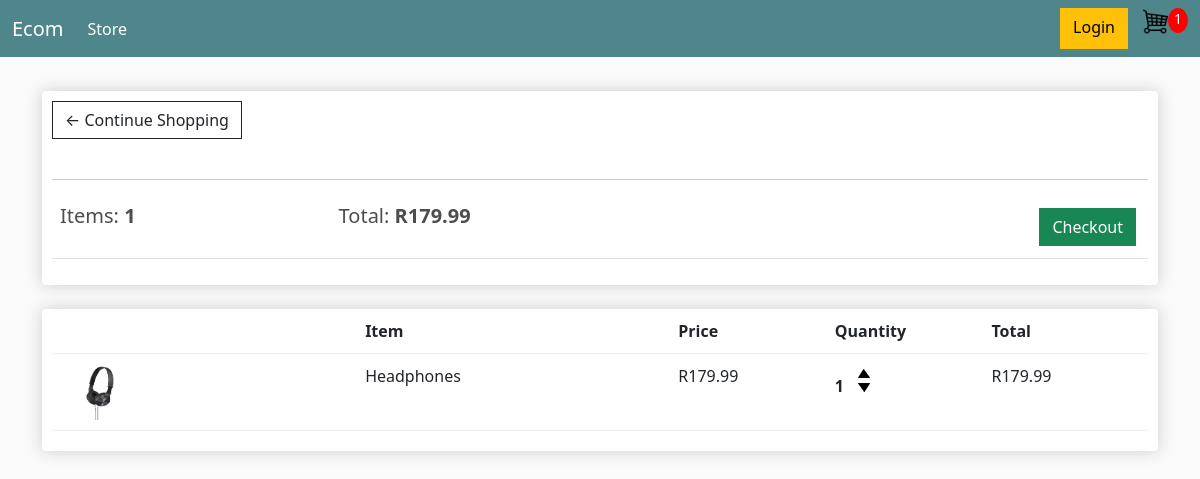
The page /cart/ (signed in) on the database as committed earlier.
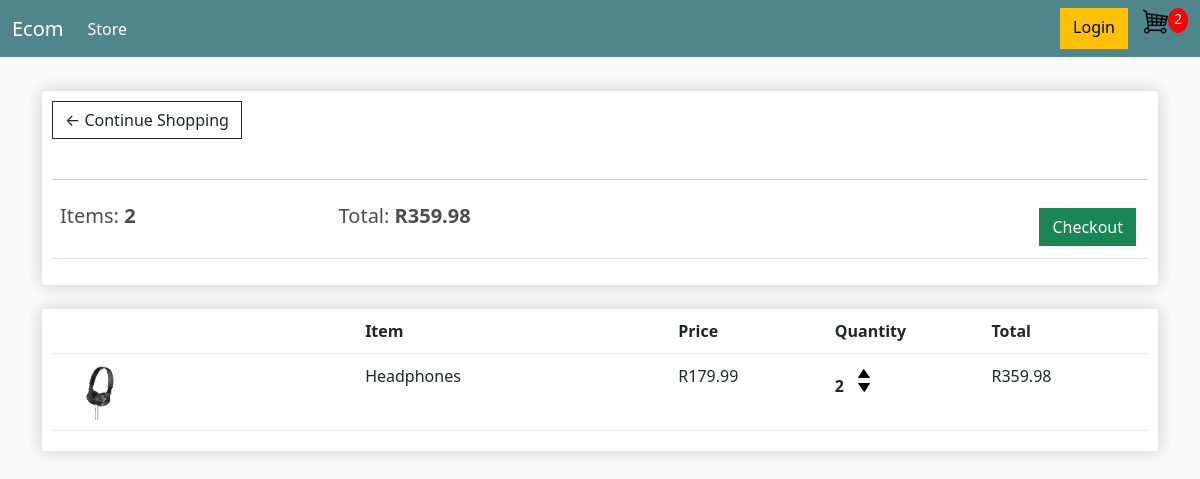
The same page on the database as committed later.
### store/models.py (models this page shows, shortened)
class Order(models.Model):
  customer = models.ForeignKey(Customer, on_delete=models.SET_NULL, null=True, blank=True)
  date_ordered = models.DateTimeField(auto_now_add=True)
  complete = models.BooleanField(default=False, null=True, blank=False)
  transaction_id = models.CharField(max_length=100, null=True)
  @property
  def get_cart_total(self):
    orderitems: OrderItem = self.orderitem_set.all()
    total = sum([item.get_total for item in orderitems])
    return total
  @property
  def get_cart_items(self):
    orderitems = self.orderitem_set.all()
    total = sum([item.quantity for item in orderitems])
    return total

class OrderItem(models.Model):
  product = models.ForeignKey(Product, on_delete=models.SET_NULL, blank=True, null=True)
  order = models.ForeignKey(Order, on_delete=models.SET_NULL, blank=True, null=True)
  quantity = models.IntegerField(default=0, null=True, blank=True)
  date_added = models.DateTimeField(auto_now_add=True)
  @property
  def get_total(self):
    total = self.product.price * self.quantity
    return total

class Product(models.Model):
  name = models.CharField(max_length=255, null=True)
  price = models.DecimalField(max_digits=10, decimal_places=2)
  digital = models.BooleanField(default=False, null=True, blank=True)
  image = models.ImageField(null=True, blank=True)
  @property
  def imageUrl(self):
    imageUrl = self.image.url
    try:
      url = imageUrl
    except:
      url = ''
    return url

### store/views.py (the view)
# urls.py: path('cart/', views.cart, name='cart'),
def cart(request):
  data = cartData(request)
  items = data['items']
  order = data['order']
  cartItems = data['cartItems']
  context ={'items': items, 'order': order, 'cartItems': cartItems}
  return render(request, 'store/cart.html', context)

### store/utils.py (called while the page is built)
def cartData(request):
  if request.user.is_authenticated:
    customer = request.user.customer
    order, created = Order.objects.get_or_create(customer=customer, complete=False)
    items = order.orderitem_set.all()
    cartItems = order.get_cart_items
  else:
    cookieData = cookieCart(request)
    cartItems = cookieData['cartItems']
    order = cookieData['order']
    items = cookieData['items']
  return {'cartItems': cartItems, 'order': order, 'items': items}

### store/templates/store/cart.html (shortened to what this page needs)
{% extends 'store/main.html' %}
{% load static %}
{% block content %}
<div class="row">
  <div class="col-lg-12">
    <div class="box-element">
      <a href="{% url 'store' %}" class="btn btn-outline-dark">&#x2190; Continue Shopping</a>
      <br>
      <br>
      <hr>
      <table class="table">
        <tr>
          <th>
            <h5>Items: <strong>{{order.get_cart_items}}</strong></h5>
          </th>
          <th>
            <h5>Total: <strong>R{{order.get_cart_total}}</strong></h5>
          </th>
          <th>
            <a class="btn btn-success" style="float: right; margin: 0.25rem" href="{% url 'checkout' %}">Checkout</a>
          </th>
        </tr>
      </table>
    </div>
    <br>
    <div class="box-element">
      <div class="cart-row">
        <div style="flex:2"></div>
        <div style="flex:2"><strong>Item</strong></div>
        <div style="flex:1"><strong>Price</strong></div>
        <div style="flex:1"><strong>Quantity</strong></div>
        <div style="flex:1"><strong>Total</strong></div>
      </div>
      {% for item in items %}
      <div class="cart-row">
        <div style="flex:2"><img class="row-image" src="{{item.product.imageUrl}}" alt=""></div>
        <div style="flex:2">{{item.product.name}}</div>
        <div style="flex:1">R{{item.product.price}}</div>
        <div style="flex:1">
          <p class="quantity">{{item.quantity}}</p>
          <div class="quantity">
            <img data-product="{{item.product.id}}" data-action="add" class="chg-quantity update-cart"
              src="{% static 'images/arrow-up.png' %}" alt="">
            <img data-product="{{item.product.id}}" data-action="remove" class="chg-quantity update-cart"
              src="{% static 'images/arrow-down.png' %}" alt="">
          </div>
        </div>
        <div style="flex:1">R{{item.get_total}}</div>
      </div>
      {% endfor %}
    </div>
  </div>
</div>
{% endblock content %}

### store/templates/store/main.html (shortened to what this page needs)
<!DOCTYPE html>
{% load static %}
<html lang="en">
<head>
  <link href="https://cdn.jsdelivr.net/npm/bootstrap@5.2.0/dist/css/bootstrap.min.css" rel="stylesheet"
>
  <link rel="stylesheet" href="{% static 'css/main.css' %}">
</head>
<body>
  <nav class="navbar navbar-expand-lg navbar-dark bg-dark">
    <div class="container-fluid">
      <a class="navbar-brand" href="{% url 'store' %}">Ecom</a>
      <div class="collapse navbar-collapse" id="navbarSupportedContent">
        <ul class="navbar-nav me-auto mb-2 mb-lg-0">
          <li class="nav-item">
            <a class="nav-link active" aria-current="page" href="{% url 'store' %}">Store</a>
          </li>
        </ul>
        <div class="d-flex my-2 my-lg-0">
          <a class="btn btn-warning" href="">Login</a>
          <a href="{% url 'cart' %}">
            <img id="cart-icon" src="{% static 'images/cart.png' %}" alt="cart image">
          </a>
          <p id="cart-total" class="update-cart">{{cartItems}}</p>
        </div>
      </div>
    </div>
  </nav>
  <div class="container">
    <br>
    {% block content %}
    {% endblock content %}
  </div>
</body>
</html>

### static/css/main.css (style rules this page uses)
body { background-color: hsl(0, 0%, 98%); }
h1, h2, h3, h4, h5, h6 { color: hsl(0, 0%, 30%); }
.box-element { box-shadow: hsl(0, 0%, 80%) 0 0 16px; background-color: #fff; border-radius: 4px; padding: 10px; }
.bg-dark { background-color: #4f868c !important; }
#cart-icon { width: 25px; display: inline-block !important; margin-left: 15px; }
#cart-total { display: block; text-align: center; color: #fff; background-color: red; width: 20px; height: 25px; border-radius: 50%; font-size: 14px; }
.col-lg-4, .col-lg-6, .col-lg-8, .col-lg-12 { margin-top: 10px; }
.btn { border-radius: 0; }
.row-image { width: 100px; }
.cart-row { display: flex; align-items: flex-stretch; padding-bottom: 10px; margin-bottom: 10px; border-bottom: 1px solid #ececec; }
.quantity { display: inline-block; font-weight: 700; padding-right: 10px; text-align: center; }
.chg-quantity { width: 12px; cursor: pointer; display: block; margin-top: 5px; transition: .1s; }

Rows that differ between the two databases and show on the page:
changed through a linked row, Order: get_cart_items "1" → "2"; get_cart_total "179.99" → "359.98"
changed OrderItem "Headphones": quantity "1" → "2"; get_total "179.99" → "359.98"
Other text that changed with them:
{{ cartItems }}: "1" → "2"
